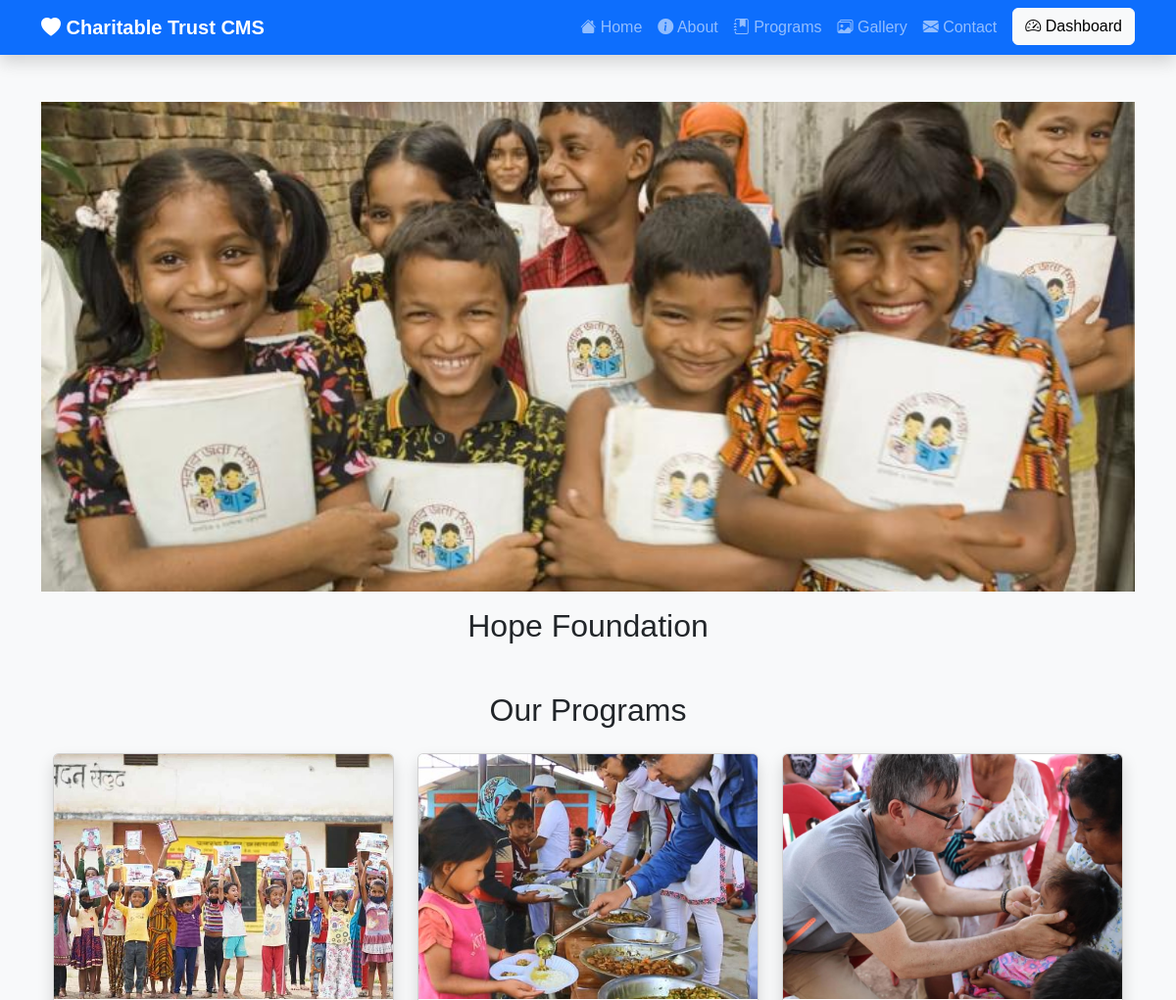
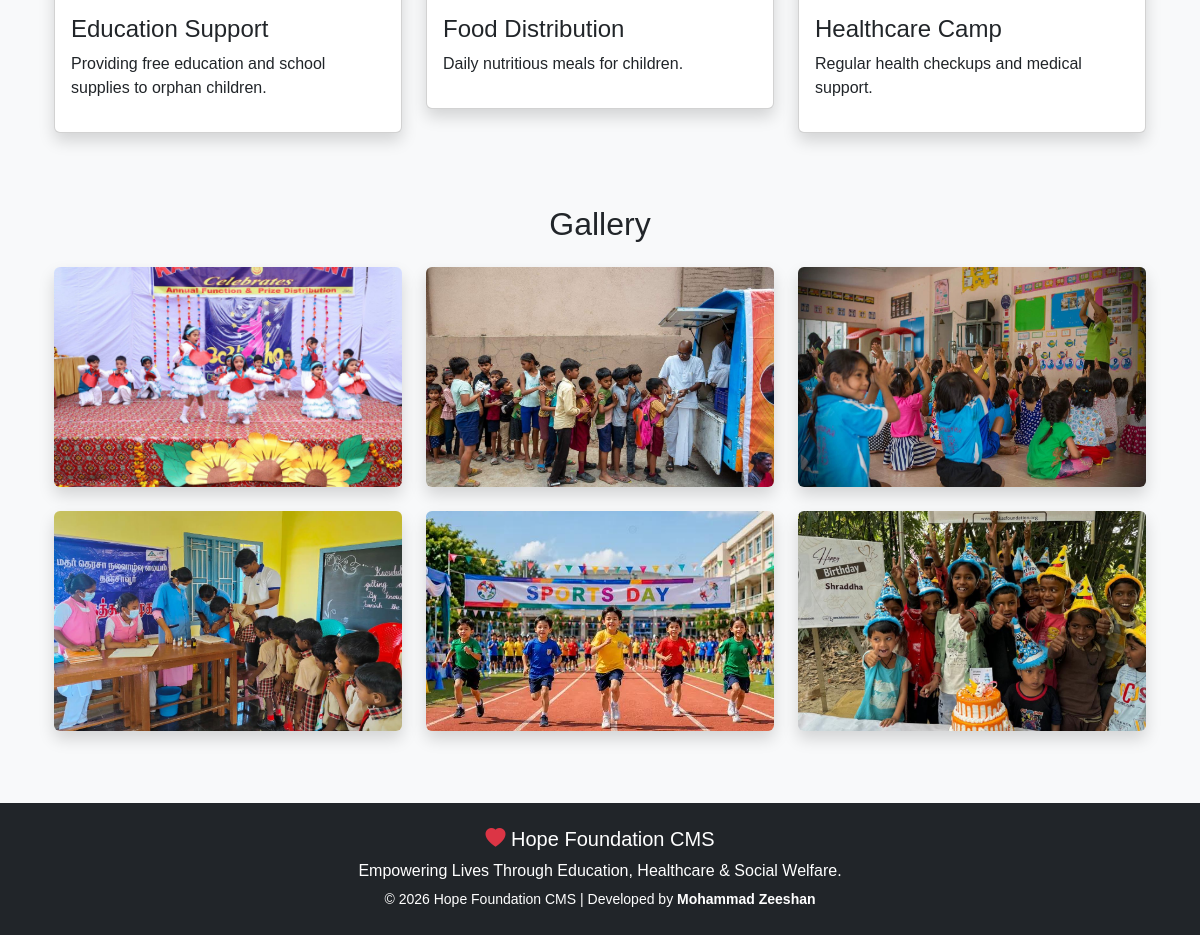
The page / on the database its author committed (2 pictures, top to bottom).
### website/models.py (models this page shows, shortened)
class Banner(models.Model):
    title = models.CharField(max_length=200)
    image = models.ImageField(upload_to='banners/')
    created_at = models.DateTimeField(auto_now_add=True)

class Program(models.Model):
    title = models.CharField(max_length=200)
    description = models.TextField()
    image = models.ImageField(upload_to='programs/')
    created_at = models.DateTimeField(auto_now_add=True)

class Gallery(models.Model):
    title = models.CharField(max_length=200)
    image = models.ImageField(upload_to='gallery/')
    created_at = models.DateTimeField(auto_now_add=True)

### website/views.py (the view)
# urls.py: 2. Add a URL to urlpatterns:  path('', views.home, name='home')
def home(request):
    banners = Banner.objects.all()
    programs = Program.objects.all()[:3]
    gallery = Gallery.objects.all()[:6]
    context = {
        "banners": banners,
        "programs": programs,
        "gallery": gallery,
    }
    return render(request, "home.html", context)

### templates/home.html (shortened to what this page needs)
{% extends 'base.html' %}
{% load static %}
{% block content %}
<div class="container-fluid p-0 mb-5">
    {% for banner in banners %}
    <div class="text-center">
        <img src="{{ banner.image.url }}" class="img-fluid w-100" style="height:500px; object-fit:cover;">
        <h2 class="mt-3">{{ banner.title }}</h2>
    </div>
    {% empty %}
    <h3 class="text-center">No Banner Available</h3>
    {% endfor %}
</div>
<div class="container my-5">
    <h2 class="text-center mb-4">Our Programs</h2>
    <div class="row">
        {% for program in programs %}
        <div class="col-md-4">
            <div class="card shadow mb-4">
                <img src="{{ program.image.url }}" class="card-img-top" style="height:250px; object-fit:cover;">
                <div class="card-body">
                    <h4>{{ program.title }}</h4>
                    <p>{{ program.description|truncatewords:20 }}</p>
                </div>
            </div>
        </div>
        {% empty %}
        <p>No Programs Found.</p>
        {% endfor %}
    </div>
</div>
<div class="container my-5">
    <h2 class="text-center mb-4">Gallery</h2>
    <div class="row">
        {% for image in gallery %}
        <div class="col-md-4 mb-4">
            <img src="{{ image.image.url }}"
                 class="img-fluid rounded shadow"
                 style="height:220px;width:100%;object-fit:cover;">
        </div>
        {% empty %}
        <p>No Images Available.</p>
        {% endfor %}
    </div>
</div>
{% endblock %}

### templates/base.html (shortened to what this page needs)
{% load static %}
<!DOCTYPE html>
<html lang="en">
<head>
    <link href="https://cdn.jsdelivr.net/npm/bootstrap@5.3.3/dist/css/bootstrap.min.css" rel="stylesheet">
    <link rel="stylesheet"
        href="https://cdn.jsdelivr.net/npm/bootstrap-icons@1.11.3/font/bootstrap-icons.min.css">
    <link rel="stylesheet" href="{% static 'css/style.css' %}">
</head>
<body>
    <nav class="navbar navbar-expand-lg navbar-dark bg-primary shadow">
        <div class="container">
            <a class="navbar-brand fw-bold" href="{% url 'home' %}">
                <i class="bi bi-heart-fill"></i>
                Charitable Trust CMS
            </a>
            <div class="collapse navbar-collapse" id="navbarNav">
                <ul class="navbar-nav ms-auto">
                    <li class="nav-item">
                        <a class="nav-link" href="{% url 'home' %}">
                            <i class="bi bi-house-fill"></i>
                            Home
                        </a>
                    </li>
                    <li class="nav-item">
                        <a class="nav-link" href="{% url 'about' %}">
                            <i class="bi bi-info-circle-fill"></i>
                            About
                        </a>
                    </li>
                    <li class="nav-item">
                        <a class="nav-link" href="{% url 'programs' %}">
                            <i class="bi bi-journal-bookmark-fill"></i>
                            Programs
                        </a>
                    </li>
                    <li class="nav-item">
                        <a class="nav-link" href="{% url 'gallery' %}">
                            <i class="bi bi-images"></i>
                            Gallery
                        </a>
                    </li>
                    <li class="nav-item">
                        <a class="nav-link" href="{% url 'contact' %}">
                            <i class="bi bi-envelope-fill"></i>
                            Contact
                        </a>
                    </li>
                    <li class="nav-item ms-2">
                        <a class="btn btn-light" href="/dashboard/">
                            <i class="bi bi-speedometer2"></i>
                            Dashboard
                        </a>
                    </li>
                </ul>
            </div>
        </div>
    </nav>
    <main class="container mt-5 mb-5">
        {% block content %}
        {% endblock %}
    </main>
    <footer class="bg-dark text-white text-center py-4 mt-5">
        <div class="container">
            <h5>
                <i class="bi bi-heart-fill text-danger"></i>
                Hope Foundation CMS
            </h5>
            <p class="mb-1">
                Empowering Lives Through Education, Healthcare & Social Welfare.
            </p>
            <small>
                © 2026 Hope Foundation CMS | Developed by
                <strong>Mohammad Zeeshan</strong>
            </small>
        </div>
    </footer>
</body>
</html>

### static/css/style.css (style rules this page uses)
body { background:#f8f9fa; font-family:Arial,sans-serif; }

### rows shown on the page
Banner: image (picture), title "Hope Foundation"
Program: image (picture), title "Education Support", description "Providing free education and school supplies to orphan children."
Program: image (picture), title "Food Distribution", description "Daily nutritious meals for children."
Program: image (picture), title "Healthcare Camp", description "Regular health checkups and medical support."
Gallery: image (picture)
Gallery: image (picture)
Gallery: image (picture)
Gallery: image (picture)
Gallery: image (picture)
Gallery: image (picture)
